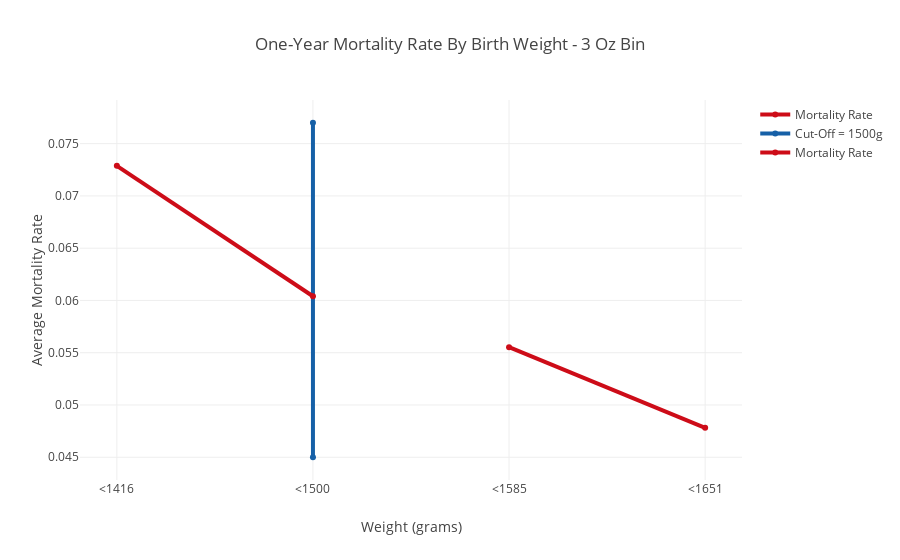

This figure's notebook cell:
### Code cell
# Plot Mortality vs Birthweight
trace_0_data = birth_df[birth_df['bweight'] >= 1500].groupby("birth_bins_3_oz").mean()["agedth5"].values
ounces_0 = list(birth_df[birth_df['bweight'] >= 1500].groupby("birth_bins_3_oz").mean()["agedth5"].index)

trace_1_data = birth_df[birth_df['bweight'] < 1500].groupby("birth_bins_3_oz").mean()["agedth5"].values
ounces_1 = list(birth_df[birth_df['bweight'] < 1500].groupby("birth_bins_3_oz").mean()["agedth5"].index)

trace0 = go.Scatter(
    x = ounces_0,
    y = trace_0_data,
    name = 'Mortality Rate',
    line = dict(
        color = ('rgb(205, 12, 24)'),
        width = 4)
)

trace1 = go.Scatter(
x = ["<1500","<1500"],
y = [0.045, 0.077],
name = "Cut-Off = 1500g",
    line = dict(
        color = ('rgb(22, 96, 167)'),
        width = 4,))

trace2 = go.Scatter(
    x = ounces_1,
    y = trace_1_data,
    name = 'Mortality Rate',
    line = dict(
        color = ('rgb(205, 12, 24)'),
        width = 4)
)

traces = [trace0, trace1, trace2]

layout = dict(title = f'One-Year Mortality Rate By Birth Weight - 3 Oz Bin',
              xaxis = dict(title = 'Weight (grams)'),
              yaxis = dict(title = f'Average Mortality Rate'))

fig = dict(data=traces, layout=layout)

iplot(fig, filename='styled-line')

### Figure 1 — Plotly figure (JSON) as saved in the notebook; plotly's stock layout.template omitted (floating-point values rounded to 4 significant figures)
{"data": [{"line": {"color": "rgb(205, 12, 24)", "width": 4}, "name": "Mortality Rate", "type": "scatter", "x": ["<1416", "<1500", "<1585", "<1651"], "y": [null, null, 0.05553, 0.04782]}, {"line": {"color": "rgb(22, 96, 167)", "width": 4}, "name": "Cut-Off = 1500g", "type": "scatter", "x": ["<1500", "<1500"], "y": [0.045, 0.077]}, {"line": {"color": "rgb(205, 12, 24)", "width": 4}, "name": "Mortality Rate", "type": "scatter", "x": ["<1416", "<1500", "<1585", "<1651"], "y": [0.07288, 0.0604, null, null]}], "layout": {"title": "One-Year Mortality Rate By Birth Weight - 3 Oz Bin", "xaxis": {"title": "Weight (grams)"}, "yaxis": {"title": "Average Mortality Rate"}}}
